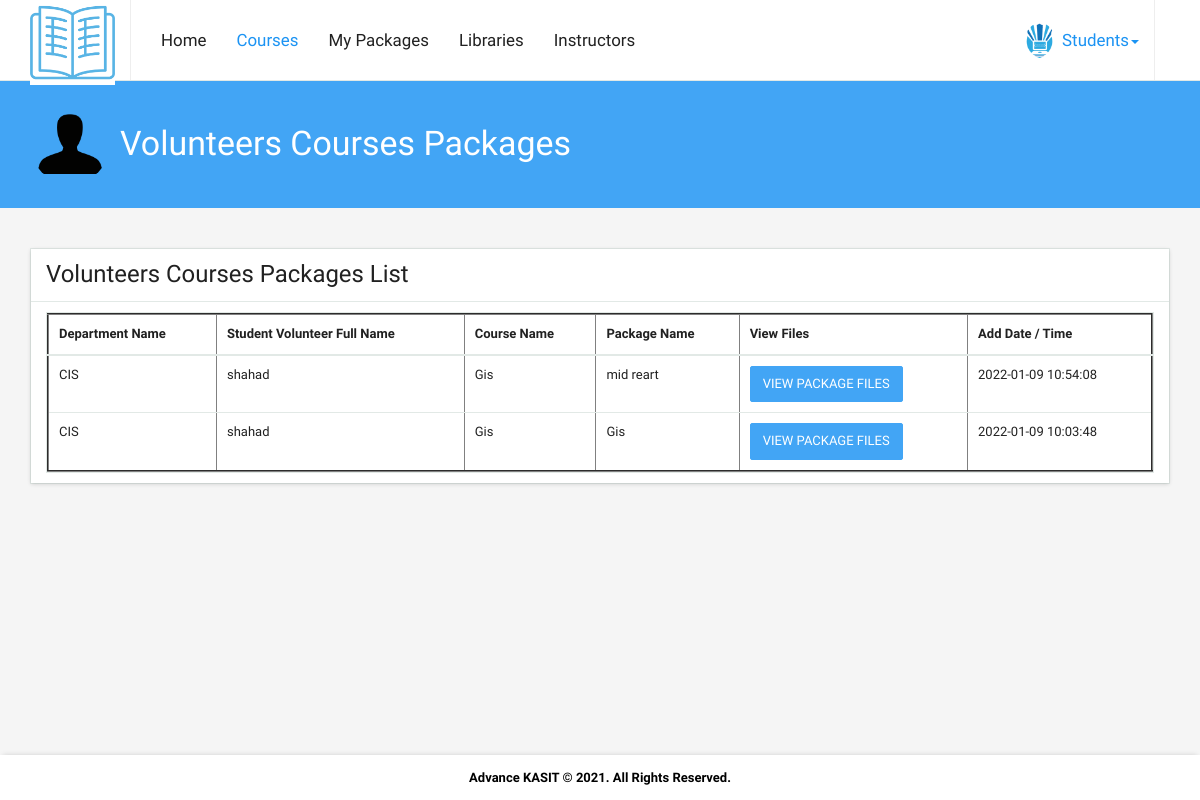
/Advance_KASIT_Code/Students/View_Packages.php?C_ID=17 (signed in), run on the app's committed database.
### tables this page shows
CREATE TABLE `courses_packages` (
  `ID` int(20) NOT NULL,
  `S_ID` int(20) NOT NULL,
  `C_ID` int(20) NOT NULL,
  `Department_Name` varchar(250) NOT NULL,
  `Package_Name` varchar(250) NOT NULL,
  `Add_Date_Time` timestamp NOT NULL DEFAULT current_timestamp() ON UPDATE current_timestamp()
);

CREATE TABLE `students` (
  `Uni_Number` int(7) NOT NULL,
  `Full_Name` varchar(250) NOT NULL,
  `Department_Name` varchar(250) NOT NULL,
  `Email_Address` varchar(250) NOT NULL,
  `Phone_Number` varchar(250) NOT NULL,
  `Password` varchar(250) NOT NULL,
  `Volunteer_Status` varchar(250) NOT NULL,
  `Total_Rates` int(20) NOT NULL,
  `Add_Date_Time` timestamp NOT NULL DEFAULT current_timestamp() ON UPDATE current_timestamp()
);

CREATE TABLE `courses` (
  `ID` int(20) NOT NULL,
  `Course_Name` varchar(250) NOT NULL,
  `Department_Name` varchar(250) NOT NULL,
  `I_ID` int(20) NOT NULL
);

### Advance_KASIT_Code/Students/View_Packages.php (the view, shortened to what this page needs)
<?php
include("../includes/config.php");
$C_ID = $_GET['C_ID'];
?>
<!DOCTYPE html>
<html class="transition-navbar-scroll top-navbar-xlarge bottom-footer" lang="en">
<head>
  <link href="../css/vendor/all.css" rel="stylesheet">
  <link href="../css/app/app.css" rel="stylesheet">
</head>
<body>
  <div class="navbar navbar-default navbar-fixed-top navbar-size-large navbar-size-xlarge paper-shadow" data-z="0" data-animated role="navigation">
    <div class="container">
      <div class="navbar-header">
        <div class="navbar-brand navbar-brand-logo">
         <a href="index.php">
           					<center><img src="../images/logo2.png" width="100px" height="85px"/></center>
          </a>
        </div>
      </div>
      <div class="collapse navbar-collapse" id="main-nav">
        <ul class="nav navbar-nav navbar-nav-margin-left">
		  <li class="dropdown ">
            <a href="index.php" class="">Home</a>
          </li>
		  <li class="dropdown active">
            <a href="View_Courses_List.php" class="">Courses </a>
          </li>
		 <li class="dropdown">
            <a href="My_Packages.php" class="">My Packages </a>
          </li>
		  <li class="dropdown">
            <a href="Libraries.php" class="">Libraries </a>
          </li>
		   <li class="dropdown ">
            <a href="Instructors.php" class="">Instructors </a>
          </li>
        </ul>
        <div class="navbar-right">
          <ul class="nav navbar-nav navbar-nav-bordered navbar-nav-margin-right">
            <li class="dropdown user active">
              <a href="#" class="dropdown-toggle" data-toggle="dropdown">
                <img src="../images/kasit1.png" alt="" class="img-circle" /> Students<span class="caret"></span>
              </a>
            </li>
          </ul>
        </div>
      </div>
    </div>
  </div>
  <div class="parallax overflow-hidden bg-blue-400 page-section third">
    <div class="container parallax-layer" data-opacity="true">
      <div class="media v-middle">
        <div class="media-left text-center">
          <a href="#">
            <img src="../images/user.png" alt="people" class="img-circle width-80" />
          </a>
        </div>
        <div class="media-body">
          <h1 class="text-white text-display-1 margin-v-0">Volunteers Courses Packages </h1>
        </div>
      </div>
    </div>
  </div>
  <div class="container">
    <div class="page-section">
      <div class="row">
        <div class="col-md-12">
          <div class="row" data-toggle="isotope">
            <div class="item col-xs-12 col-lg-12">
              <div class="panel panel-default paper-shadow" data-z="0.5">
                <div class="panel-heading">
                  <h4 class="text-headline margin-none">Volunteers Courses Packages List</h4>
                </div>
                <ul class="list-group">
                  <li class="list-group-item media v-middle" style="overflow-x: auto;
  overflow-y: hidden;
  white-space: nowrap;">
                    <div class="media-body">
          <div class="panel panel-default">
			<table data-toggle="data-table" class="table" border="2" cellspacing="0" width="100%">
              <thead>
                <tr>
                  <th>Department Name</th>
                  <th>Student Volunteer Full Name</th>
                  <th>Course Name</th>
                  <th>Package Name</th>
                  <th>View Files</th>
                  <th>Add Date / Time</th>
                </tr>
              </thead>
              <tbody>
			     <?php
					$sql1 = mysqli_query($Conn,"select * from courses_packages where C_ID='$C_ID' order by ID DESC");
					while ($row1 = mysqli_fetch_array($sql1)){
						$P_ID = $row1['ID'];
						$Std_ID = $row1['S_ID'];
						$C_ID = $row1['C_ID'];
						$Package_Name = $row1['Package_Name'];
						$Department_Name = $row1['Department_Name'];
						$Add_Date_Time = $row1['Add_Date_Time'];
						$sql2 = mysqli_query($Conn,"select * from students where Uni_Number='$Std_ID'");
						$row2 = mysqli_fetch_array($sql2);
						$Full_Name = $row2['Full_Name'];
						$sql3 = mysqli_query($Conn,"select * from courses where ID='$C_ID'");
						$row3 = mysqli_fetch_array($sql3);
						$Course_Name = $row3['Course_Name'];
						?>
                <tr>
                  <td><?php echo $Department_Name; ?></td>
                  <td><?php echo $Full_Name; ?></td>
                  <td><?php echo $Course_Name; ?></td>
                  <td><?php echo $Package_Name; ?></td>
                  <td><a href="View_Package_Files.php?Package_Name=<?php echo $Package_Name; ?>&P_ID=<?php echo $P_ID; ?>" class="btn btn-primary">View Package Files</a></td>
                  <td><?php echo $Add_Date_Time; ?></td>
                </tr>
				<?php
					}
					?>
              </tbody>
            </table>
          </div>
                    </div>
                  </li>
                </ul>
              </div>
            </div>
          </div>
          <br/>
          <br/>
        </div>
      </div>
    </div>
  </div>
  <footer class="footer">
    <strong><font color="#000">Advance KASIT © 2021. All Rights Reserved.</font></strong>
  </footer>
</body>
</html>

### data on the page
courses_packages: Department_Name "CIS", S_ID.Full_Name "shahad", C_ID.Course_Name "Gis", Package_Name "mid reart", Add_Date_Time "2022-01-09 10:54:08"
courses_packages: Department_Name "CIS", S_ID.Full_Name "shahad", C_ID.Course_Name "Gis", Package_Name "Gis", Add_Date_Time "2022-01-09 10:03:48"
